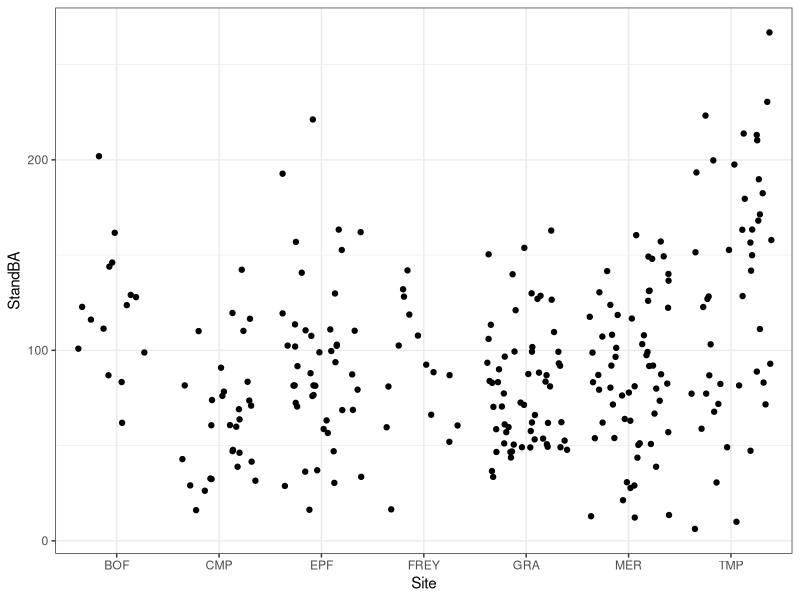
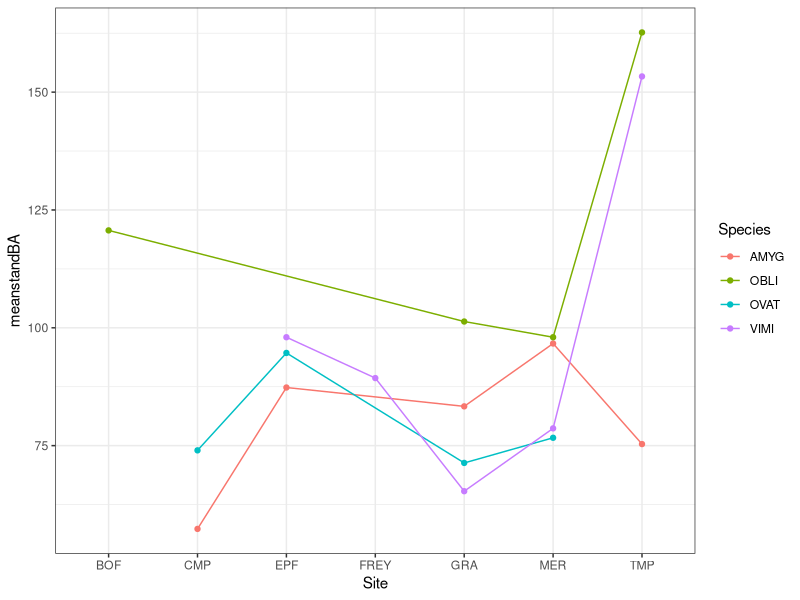
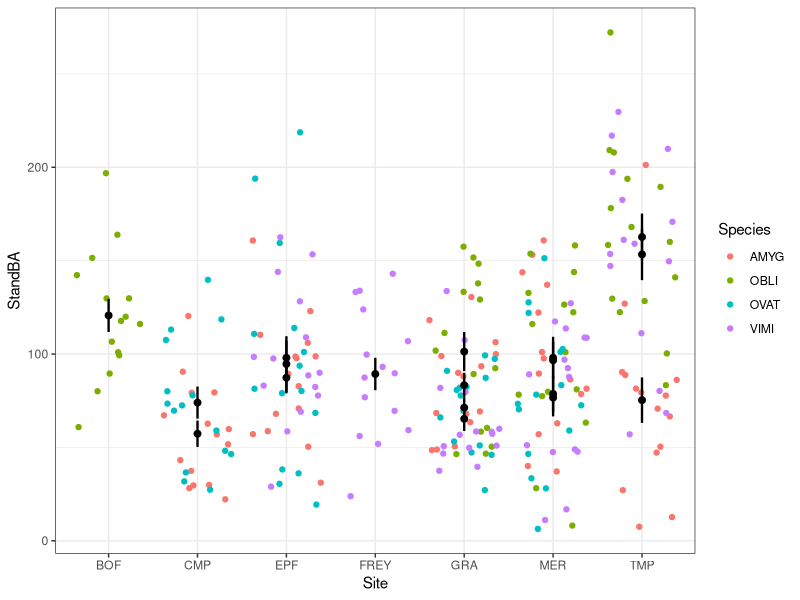
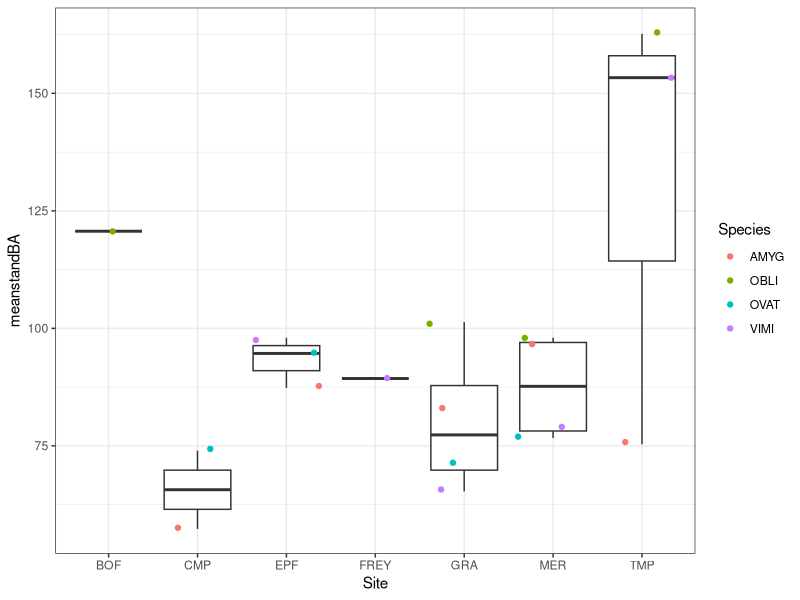
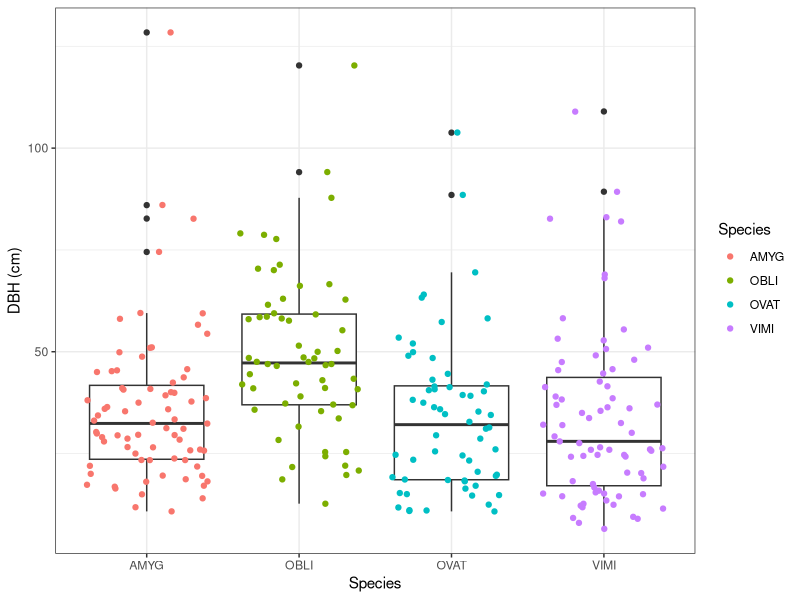

Reproduce these figures in R, in order.
######## Leander's data stand basal area Tasmania 2016
####### And Leander's DBH data

library(tidyverse)
library(ggplot2)

eucstandba <- read_csv("Data/Leander_stand_basal_area_data_Tas.csv")

#Below gives me StandBA for each Species at each of their Sites

eucstandbamean <- eucstandba %>% select(Species, Site, StandBA) %>%
  group_by(Species, Site) %>%
  summarise(meanstandBA = mean(StandBA, na.rm=TRUE), sdstandBA = sd(StandBA, na.rm=TRUE))

#Visualising it all
ggplot(eucstandba, aes(x = Site, y= StandBA))+
  geom_jitter()+
  theme_bw()

#Each species - not very informative without error bars
ggplot(eucstandbamean, aes(x = Site, y= meanstandBA, group = Species))+
  geom_point(aes(colour = Species))+
  geom_line(aes(colour = Species))+
  theme_bw()

#My attempt with error bars:
#Not sure how to get individual means and error bars for species
#Not quite right
  ggplot(eucstandba, aes(x = Site, y= StandBA, group = Species))+
  geom_jitter(aes(colour = Species))+
  theme_bw()+
  geom_point(stat="summary", fun.y="mean",size=2) +
  geom_errorbar(stat="summary", fun.data="mean_se",width=0,size=0.8)


#Boxplot per site
ggplot(eucstandbamean, aes(x = Site, y= meanstandBA))+
  geom_boxplot()+
  geom_jitter(aes(colour = Species))+
  theme_bw()


################ DBH data ################ 
eucdbh <- read_csv("Data/Leander_euc_DBH_R.csv")

ggplot(eucdbh, aes(x = Species, y= TreeDBH))+
  geom_boxplot()+
  geom_jitter(aes(colour = Species))+
  theme_bw() +
  ylab("DBH (cm)")
